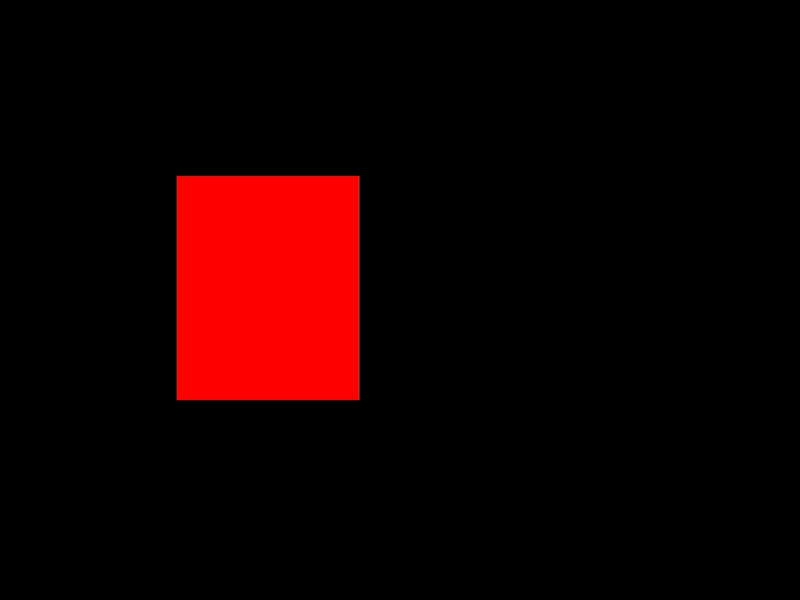
#> input picture dip/1.png, 800 x 600 px
$ python f3.py
#> lines starting #> are read from the running program, lines starting #| are printed output that depends on the picture; after the words box and inside, x2 and y2 are one past the last pixel; in counts of white or black regions, pixels touching at a corner belong together; long printed decimals are rounded
import cv2
import numpy as np
from itertools import permutations

class Vertex:
    def __init__(self, x, y):
        self.x = x
        self.y = y

class VertexPair:
    def __init__(self, vertex1, vertex2):
        self.vertex1 = vertex1
        self.vertex2 = vertex2

def create_white_circle(image_size, center, radius, intensity):
    image = np.zeros(image_size, dtype=np.uint8)
    color = int(intensity * 255)

    # Convert center to a tuple of integers
    center = (int(center[0]), int(center[1]))

    cv2.circle(image, center, radius, (color, color, color), -1)
    return image

def find_red_block_vertices(image_path):
#> called with image_path = '1.png'
    image = cv2.imread(image_path)
#> image is the input picture: shape (600, 800, 3); mean B, G, R 0.1, 0.1, 21.7

    hsv = cv2.cvtColor(image, cv2.COLOR_BGR2HSV)
#> hsv: shape (600, 800, 3); mean H, S, V 0, 22, 21.7

    lower_red = np.array([0, 100, 100])
    upper_red = np.array([10, 255, 255])

    mask = cv2.inRange(hsv, lower_red, upper_red)
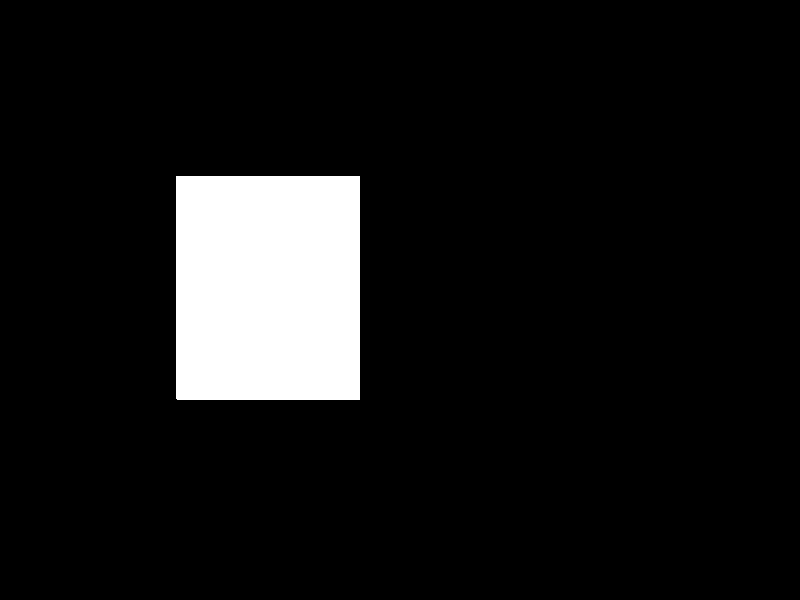
#> mask: shape (600, 800); 8.6% white; 1 white region, box (x1, y1, x2, y2) and area: (176, 176, 360, 400) 41215
    contours, _ = cv2.findContours(mask, cv2.RETR_EXTERNAL, cv2.CHAIN_APPROX_SIMPLE)
#> contours = 1 item

    vertex = Vertex(0, 0)

    for contour in contours:
        approx = cv2.approxPolyDP(contour, 0.02 * cv2.arcLength(contour, True), True)

        if len(approx) == 4:
            vertices = [Vertex(point[0], point[1]) for point in approx.reshape(-1, 2)]

            vertex.A, vertex.B, vertex.C, vertex.D = vertices

            return image, vertex
#> this loop made 1 pass
#> approx on pass 1: [[176, 176], [176, 398], [359, 399], [359, 176]]

    return None, None

def find_largest_ratio(vertices, light_source_x, light_source_y):
    max_ratio = 0
    max_ratio_vertices = None

    for perm in permutations(['A', 'B', 'C', 'D']):
        ratio = abs(
            (getattr(vertices, perm[2]).x - light_source_x) / (getattr(vertices, perm[2]).y - light_source_y) -
            (getattr(vertices, perm[0]).x - light_source_x) / (getattr(vertices, perm[0]).y - light_source_y)
        )

        if ratio > max_ratio:
            max_ratio = ratio
            max_ratio_vertices = VertexPair(getattr(vertices, perm[0]), getattr(vertices, perm[2]))

    return max_ratio, max_ratio_vertices

def draw_line(image, vertex, vertices):
    point1 = (max_ratio_vertices.vertex1.x, max_ratio_vertices.vertex1.y)
    point2 = (max_ratio_vertices.vertex2.x, max_ratio_vertices.vertex2.y)
    color = (255, 0, 0)  # Blue color
    thickness = 2
    cv2.line(image, point1, point2, color, thickness)

def draw_white_circle(image, center, radius, intensity):
    white_circle = create_white_circle(image.shape, center, radius, intensity)
    image_with_circle = cv2.addWeighted(image, 1, white_circle, 0.7, 0)
    return image_with_circle

image_path = '1.png'
image, vertex = find_red_block_vertices(image_path)

vertex_o_x = float(input("Enter x position of vertex O: "))
#> the answer given: 3
vertex_o_y = float(input("Enter y position of vertex O: "))
#> the answer given: 3

if image is not None and vertex is not None:
    print("Vertices of the red block:")
    print("A.x:", vertex.A.x, "A.y:", vertex.A.y)
#| A.x: 176 A.y: 176
    print("B.x:", vertex.B.x, "B.y:", vertex.B.y)
#| B.x: 176 B.y: 398
    print("C.x:", vertex.C.x, "C.y:", vertex.C.y)
#| C.x: 359 C.y: 399
    print("D.x:", vertex.D.x, "D.y:", vertex.D.y)
#| D.x: 359 D.y: 176

    max_ratio, max_ratio_vertices = find_largest_ratio(vertex, vertex_o_x, vertex_o_y)
#> max_ratio = 1.62
    print("Largest Ratio:", max_ratio)
#| Largest Ratio: 1.620
    print(f"Vertices corresponding to the largest ratio: {max_ratio_vertices.vertex1.x},{max_ratio_vertices.vertex1.y} and {max_ratio_vertices.vertex2.x},{max_ratio_vertices.vertex2.y}")
#| Vertices corresponding to the largest ratio: 176,398 and 359,176

    image_with_line = image.copy()
    draw_line(image_with_line, vertex, max_ratio_vertices)
#> in draw_line, `point1 = (max_ratio_vertices.vertex1.x, max_ratio_vertices.vertex1.y)`: point1 = (176, 398)
#> in draw_line, `point2 = (max_ratio_vertices.vertex2.x, max_ratio_vertices.vertex2.y)`: point2 = (359, 176)

    # Extend line from O towards the first vertex
    extended_point1 = (int(vertex_o_x) + 1000 * (int(max_ratio_vertices.vertex1.x) - int(vertex_o_x)),
                       int(vertex_o_y) + 1000 * (int(max_ratio_vertices.vertex1.y) - int(vertex_o_y)))
#> extended_point1 = (173003, 395003)
    cv2.line(image_with_line, (int(vertex_o_x), int(vertex_o_y)),
             extended_point1, (0, 255, 0), 2)

    # Extend line from O towards the second vertex
    extended_point2 = (int(vertex_o_x) + 1000 * (int(max_ratio_vertices.vertex2.x) - int(vertex_o_x)),
                       int(vertex_o_y) + 1000 * (int(max_ratio_vertices.vertex2.y) - int(vertex_o_y)))
#> extended_point2 = (356003, 173003)
    cv2.line(image_with_line, (int(vertex_o_x), int(vertex_o_y)),
             extended_point2, (0, 255, 0), 2)
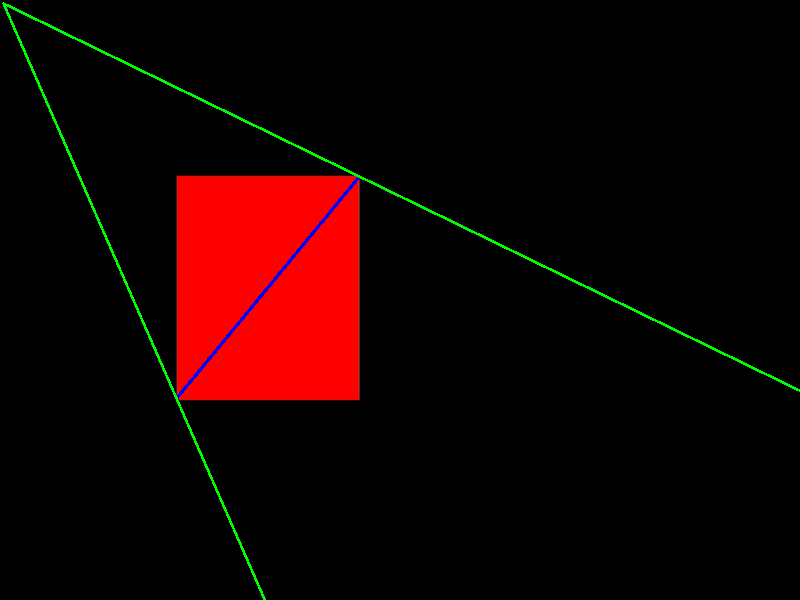
#> image_with_line: shape (600, 800, 3); mean B, G, R 0.5, 2.2, 21.2

    # Create a mask for the region between the two extended green lines
    mask_lines = np.zeros_like(image_with_line)
    roi_points_lines = np.array([extended_point1, extended_point2, (extended_point2[0], 0), (extended_point1[0], 0)])
#> roi_points_lines = [[173003, 395003], [356003, 173003], [356003, 0], [173003, 0]]
    cv2.fillPoly(mask_lines, [roi_points_lines], (255, 255, 255))
#> mask_lines: shape (600, 800, 3); every value is 0

    # Make everything inside the circle have a decreased intensity and set it to black
    circle_radius = 400
    max_intensity = 1.0

    while max_intensity >= 0:
        intensity = max_intensity
        image_with_line = draw_white_circle(image_with_line, (vertex_o_x, vertex_o_y), circle_radius, intensity)
        max_intensity -= 1.0
        circle_radius += 10
#> this loop made 2 passes
#> pass 1, in draw_white_circle, `image_with_circle = cv2.addWeighted(image, 1, white_circle, 0.7, 0)`:
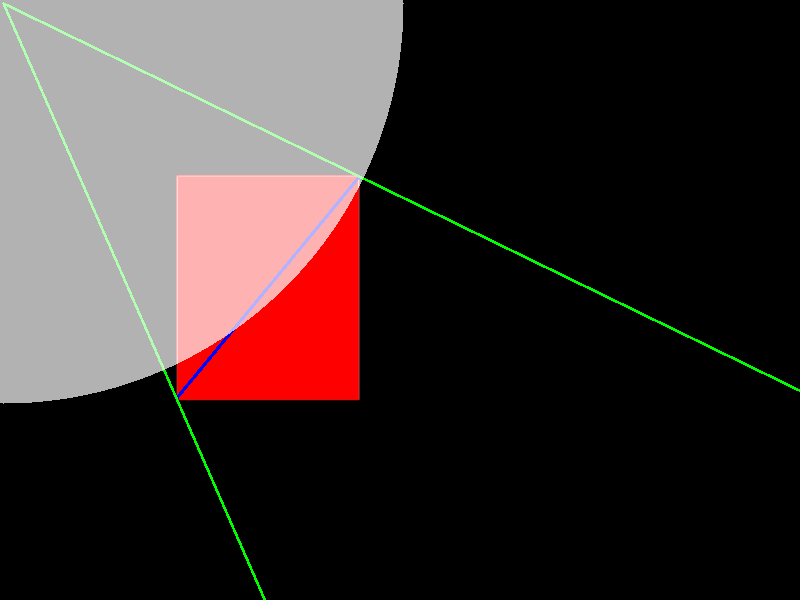
#> image_with_circle: shape (600, 800, 3); mean B, G, R 47.9, 49.1, 61.1
#> after the loop, circle_radius = 420; max_intensity = -1

    # Create a mask for the region inside the circle
    mask_circle = create_white_circle(image_with_line.shape, (vertex_o_x, vertex_o_y), circle_radius, 1)
#> call 3 of create_white_circle, with image_size = (600, 800, 3), center = (3, 3), radius = 420, intensity = 1
#> in create_white_circle (call 3), `cv2.circle(image, center, radius, (color, color, color), -1)`:
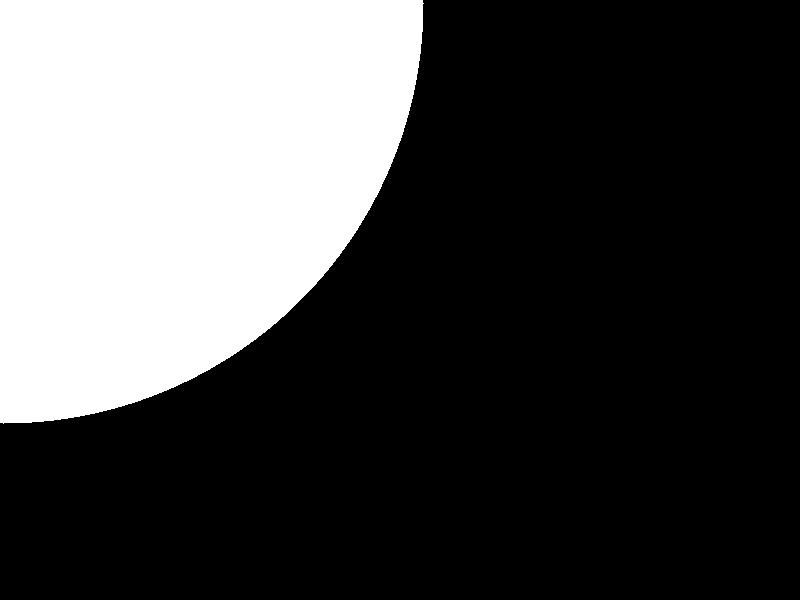
#> image: shape (600, 800, 3); 29.5% white; 1 white region, box (x1, y1, x2, y2) and area: (0, 0, 424, 424) 141478
    mask_circle[mask_circle > 0] = 1

    # Decrease the intensity and set the pixels common between the circle and lines to black
    alpha = 0.5  # You can adjust this value as needed
    cv2.addWeighted(image_with_line, 1 - alpha, mask_circle, alpha, 0, image_with_line)
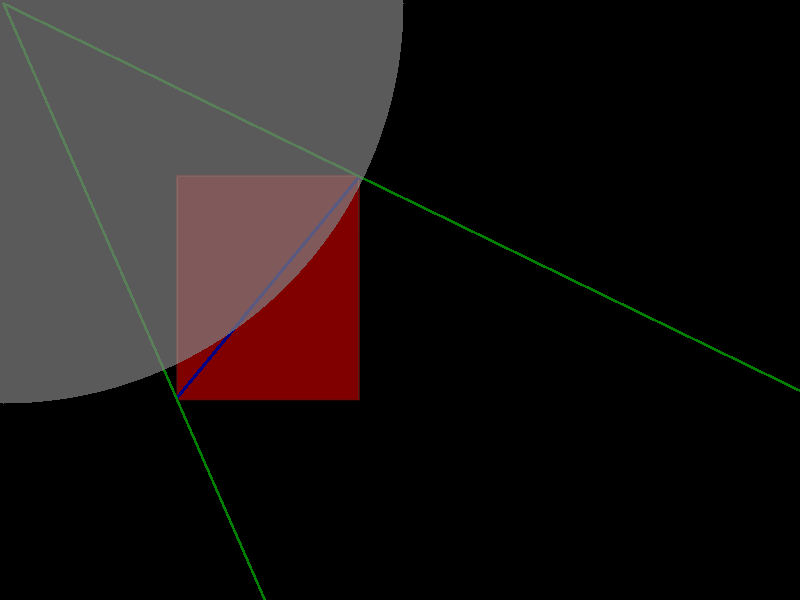
#> image_with_line: shape (600, 800, 3); mean B, G, R 24.2, 24.8, 30.8
    cv2.addWeighted(image_with_line, 1, mask_lines, -255, 0, image_with_line)

    cv2.imshow('Image with Line and Circles', image_with_line)
    cv2.waitKey(0)
    cv2.destroyAllWindows()

else:
    print("No red block found in the image.")
